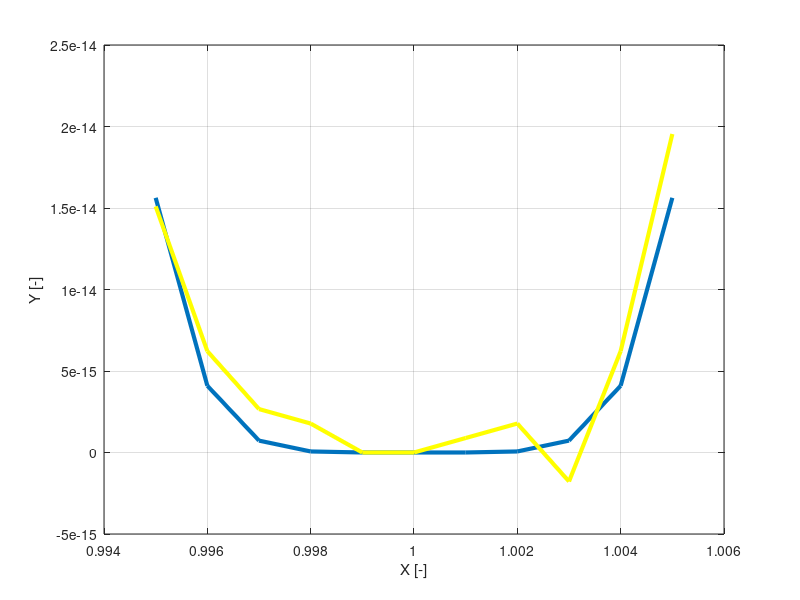

Write MATLAB code to recreate this figure.
pippo = @(xx) (1-xx).^6;
pluto = @(xx) xx.^6 - 6.*xx.^5 + 15.*xx.^4 - 20.*xx.^3 + 15.*xx.^2 - 6.*xx + 1;

xvector = 1-5e-3:0.001:1+5e-3;
yvector1 = pippo(xvector);
yvector2 = pluto(xvector);

plot (xvector, yvector1, 'LineWidth', 3)
hold on
plot (xvector, yvector2, 'y', 'LineWidth', 3)
grid on
xlabel('X [-]')
ylabel('Y [-]')